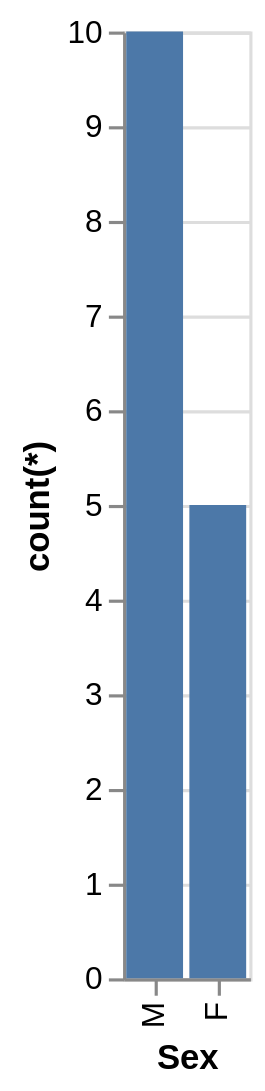

Describe this chart as a Vega-Lite specification.
### Vega-Lite specification from a JSON file in a GitHub repository (floating-point values rounded to 4 significant figures)
{"data": {"values": [{"x_data": "M", "y_data": 10}, {"x_data": "F", "y_data": 5}]}, "mark": "bar", "encoding": {"x": {"field": "x_data", "type": "nominal", "title": "Sex", "sort": "descending"}, "y": {"field": "y_data", "type": "quantitative", "title": "count(*)"}}}
